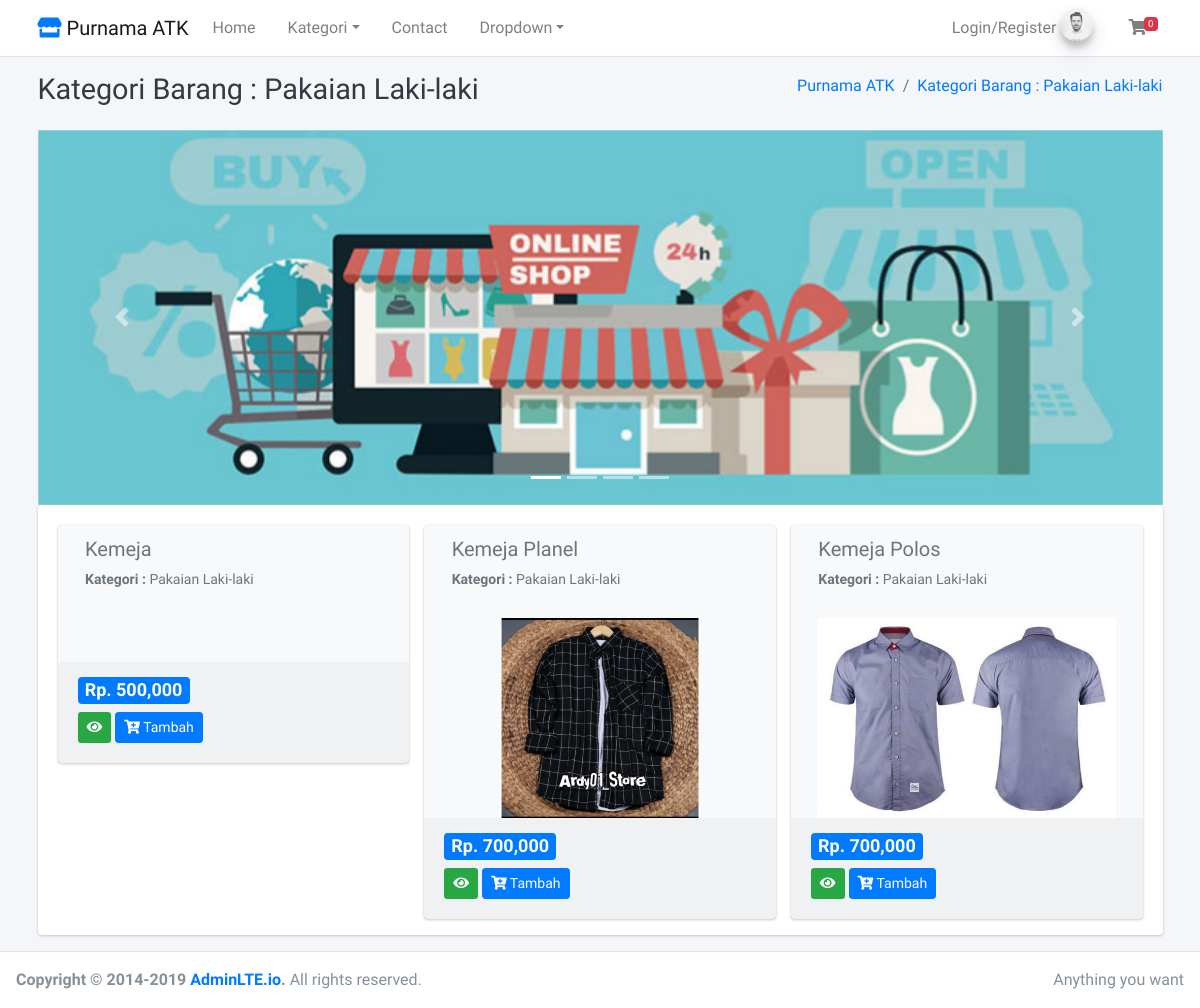
/home/kategori/2, run on the app's committed database.
### tables this page shows
CREATE TABLE `tbl_barang` (
  `id_barang` int(11) NOT NULL,
  `nama_barang` varchar(255) DEFAULT NULL,
  `id_kategori` int(11) DEFAULT NULL,
  `harga` int(11) DEFAULT NULL,
  `deskripsi` mediumtext DEFAULT NULL,
  `gambar` text DEFAULT NULL,
  `berat` int(11) NOT NULL
);

CREATE TABLE `tbl_kategori` (
  `id_kategori` int(11) NOT NULL,
  `nama_kategori` varchar(50) NOT NULL
);

### application/views/layout/v_content.php (called while the page is built)
<?php
if ($isi) {
    $this->load->view($isi);
}
?>

### application/views/layout/v_wrapper_frontend.php (called while the page is built)
<?php
require_once('v_head.php');
require_once('v_header_frontend.php');
require_once('v_nav_frontend.php');
require_once('v_content.php');
require_once('v_footer_frontend.php');
?>

### application/controllers/Home.php (called while the page is built, shortened)
<?php
class Home extends CI_Controller
{
    public function __construct()
    {
        $this->load->model('m_home');
    }
    public function kategori($id_kategori)
    {
        $kategori = $this->m_home->kategori($id_kategori);
        $data = array(
            'title' => 'Kategori Barang : ' . $kategori->nama_kategori,
            'barang' => $this->m_home->get_all_data_barang($id_kategori),
            'isi' => 'v_kategori_barang'
        );
        $this->load->view('layout/v_wrapper_frontend', $data, FALSE);
    }
}

### index.php (called while the page is built, shortened)
<?php
require_once BASEPATH.'core/CodeIgniter.php';

### application/models/M_home.php (called while the page is built, shortened)
<?php
class M_home extends CI_Model
{
    public function get_all_data_kategori()
    {
        $this->db->select('*');
        $this->db->from('tbl_kategori');
        $this->db->order_by('id_kategori', 'desc');
        return $this->db->get()->result();
    }
    public function kategori($id_kategori)
    {
        $this->db->select('*');
        $this->db->from('tbl_kategori');
        $this->db->where('id_kategori', $id_kategori);
        return $this->db->get()->row();
    }
    public function get_all_data_barang($id_kategori)
    {
        $this->db->select('*');
        $this->db->from('tbl_barang');
        $this->db->join('tbl_kategori', 'tbl_kategori.id_kategori = tbl_barang.id_kategori', 'left');
        $this->db->where('tbl_barang.id_kategori', $id_kategori);
        return $this->db->get()->result();
    }
}

### application/views/v_kategori_barang.php (the view, shortened to what this page needs)
<div id="carouselExampleIndicators" class="carousel slide" data-ride="carousel">
    <ol class="carousel-indicators">
        <li data-target="#carouselExampleIndicators" data-slide-to="0" class="active"></li>
        <li data-target="#carouselExampleIndicators" data-slide-to="1"></li>
        <li data-target="#carouselExampleIndicators" data-slide-to="2"></li>
        <li data-target="#carouselExampleIndicators" data-slide-to="3"></li>
    </ol>
    <div class="carousel-inner">
        <div class="carousel-item active">
            <img class="d-block w-100" src="<?= base_url() ?>assets/slider/slider1.jpg" alt="First slide">
        </div>
    </div>
    <a class="carousel-control-prev" href="#carouselExampleIndicators" role="button" data-slide="prev">
        <span class="carousel-control-prev-icon" aria-hidden="true"></span>
    </a>
    <a class="carousel-control-next" href="#carouselExampleIndicators" role="button" data-slide="next">
        <span class="carousel-control-next-icon" aria-hidden="true"></span>
    </a>
</div>
<div class="card card-solid">
    <div class="card-body pb-0">
        <div class="row">
            <?php foreach ($barang as $key => $value) { ?>
                <a href="<?= base_url('home/detail_barang/' . $value->id_barang); ?>">
                    <div class="col">
                        <?php
                        echo form_open('belanja/add');
                        ?>
                        <div class="card bg-light">
                            <div class="card-header text-muted border-bottom-0">
                                <div class="col">
                                    <div class="text-nowrap" style="width: 8rem;">
                                        <h2 class="lead"><b><?= $value->nama_barang; ?></b></h2>
                                    </div>
                                    <div class="text-nowrap" style="width: 8rem;">
                                    <p class="text-muted text-sm"><b>Kategori : </b> <?= $value->nama_kategori; ?> </p>
                                    </div>
                                </div>
                            </div>
                            <div class="card-body pt-0" style="max-height: 200px">
                                <div class="row">
                                    <div class="col-sm-12 text-center">
                                        <img src="<?= base_url('assets/gambar/' . $value->gambar) ?>" alt="" class="img-fluid" height="200px" style="max-height: 200px;">
                                    </div>
                                </div>
                            </div>
                            <div class="card-footer">
                                <div class="row">
                                    <div class="col-sm-6">
                                        <div class="text-left">
                                            <h4><span class="badge bg-primary">Rp. <?= number_format($value->harga, 0); ?></span></h4>
                                        </div>
                                    </div>
                                </div>
                                <div class="row">
                                    <div class="col-sm-12">
                                        <a href="<?= base_url('home/detail_barang/' . $value->id_barang); ?>" class="btn btn-sm bg-success mb-2">
                                            <i class="fas fa-eye"></i>
                                        </a>
                                        <button type="submit" class="btn btn-sm btn-primary swalDefaultSuccess mb-2">
                                            <i class="fas fa-cart-plus"></i> Tambah
                                        </button>
                                    </div>
                                </div>
                            </div>
                        </div>
                        <?php echo form_close(); ?>
                    </div>
                </a>
            <?php } ?>
        </div>
    </div>
</div>

### data on the page
tbl_barang: nama_barang "Kemeja", id_kategori.nama_kategori "Pakaian Laki-laki", harga "500,000"
tbl_barang: nama_barang "Kemeja Planel", id_kategori.nama_kategori "Pakaian Laki-laki", gambar (picture), harga "700,000"
tbl_barang: nama_barang "Kemeja Polos", id_kategori.nama_kategori "Pakaian Laki-laki", gambar (picture), harga "700,000"

### other printed values
$jml_item "0"
$title "Kategori Barang : Pakaian Laki-laki"
